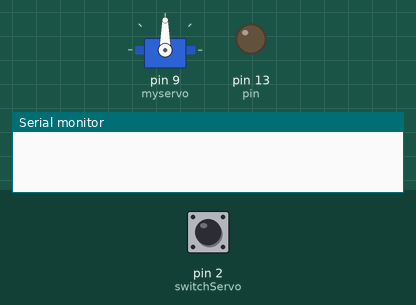
This sketch was run on a simulated Arduino Uno, built with avr-gcc and run on an emulated ATmega328P. On the bench: servo, output pins drawn as LEDs (lit = HIGH), the last lines printed to the serial monitor. The test bench sets the inputs (shaded band); at power-on: pin 2 (switchServo) LOW.

Above: at 1.2 s.
1.3 s: pin 2 (switchServo) pulled HIGH for 0.15 s
At 1.9 s:
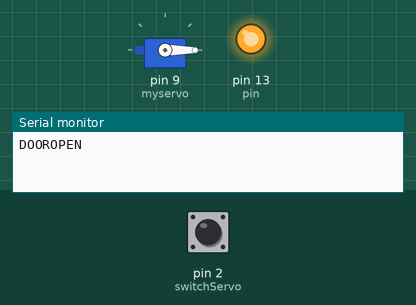
2.9 s: pin 2 (switchServo) pulled HIGH for 3.2 s
At 6.7 s:
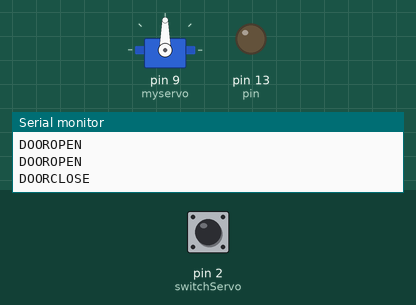
7.6 s: pin 2 (switchServo) pulled HIGH for 1 s
At 7.9 s:
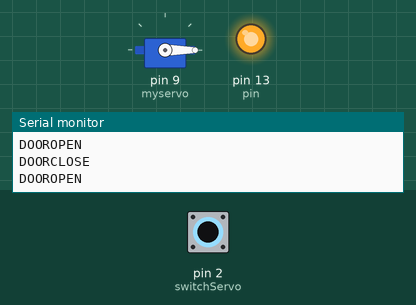
Timing chart, 0 to 10.6 s (numbered marks = the images above; inputs shaded):
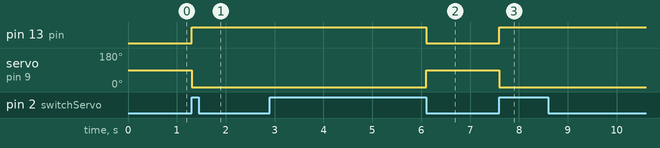

The sketch:

RFID_and_Servo.ino
```cpp
#define rxPin 4
#define txPin 5


// link between the computer and the SoftSerial Shield
//at 9600 bps 8-N-1
//Computer is connected to Hardware UART
//SoftSerial Shield is connected to the Software UART:D2&D3

#include <SoftwareSerial.h>
#include <Servo.h>

// Serial
SoftwareSerial SoftSerial(rxPin, txPin);
int  val = 0;
char code[10];
int bytesread = 0;

// Servo
Servo myservo;
volatile int state = LOW;
long debouncing_time = 1000; //Debouncing Time in Milliseconds
volatile unsigned long last_micros;
int pin = 13;

void setup()
{
  SoftSerial.begin(9600);               // the SoftSerial baud rate
  Serial.begin(9600);             // the Serial port of Arduino baud rate.
  myservo.attach(9);  // attaches the servo on pin 9 to the servo object
  pinMode(pin, OUTPUT);
  attachInterrupt(0, debounceInterrupt, CHANGE);
}

void loop()
{
  if(SoftSerial.available() > 0) {          // if data available from reader
    if((val = SoftSerial.read()) == 2) {   // check for header
      bytesread = 0;
      while(bytesread<10) {              // read 10 digit code
        if( SoftSerial.available() > 0) {
          val = SoftSerial.read();
          if((val == 10)||(val == 13)) { // if header or stop bytes before the 10 digit reading
            break;                       // stop reading
          }
          code[bytesread] = val;         // add the digit
          bytesread++;                   // ready to read next digit
        }
      }
      if(bytesread == 10) {              // if 10 digit read is complete
        Serial.print("RFID");   // possibly a good TAG
        Serial.println(code);            // print the TAG code
      }
      bytesread = 0;
    }
  }
}

void switchServo()
{
  if ( digitalRead( 2 ) == HIGH ) {
     state = HIGH;
     digitalWrite(pin, state);
     myservo.write(0);
     Serial.println("DOOROPEN");
  }
  else {
     state = LOW;
     digitalWrite(pin, state);
     myservo.write(90);
     Serial.println("DOORCLOSE");
  }

}

void debounceInterrupt() {
  if((long)(micros() - last_micros) >= debouncing_time * 1000) {
    switchServo();
    last_micros = micros();
  }
}
```

Measured:
- after the input at 1.3 s, pin 13 (pin): LOW → HIGH at once; servo on pin 9 (myservo): 90° → 0° at once
- after the input at 2.9 s, pin 13 (pin): HIGH → LOW after 3.2 s; servo on pin 9 (myservo): 0° → 90° after 3.2 s
- after the input at 7.6 s, pin 13 (pin): LOW → HIGH at once; servo on pin 9 (myservo): 90° → 0° at once
